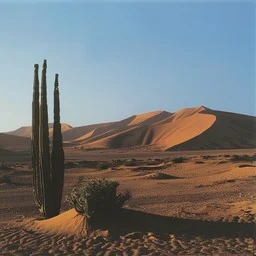
#> input picture class2/desert.jpg, 256 x 256 px
$ python class2_hw.py
#> lines starting #> are read from the running program, lines starting #| are printed output that depends on the picture
import cv2
import os
import numpy


path = str(input("Enter the path of the image you would like to use: "))
#> the answer given: desert.jpg
image=cv2.imread(path)
#> image is the input picture: shape (256, 256, 3); mean B, G, R 120.9, 119, 115.2

choice = int(input("Choose one of the options:\nErode:1\nGaussianBlur:2\nMedian Blur:3\nBilateral BLur:4\nRotate:5\nWeighted Sum:6\nSubtraction:7\n : "))
#> the answer given: 1


kernel_size = numpy.ones((9,9),numpy.uint8)

def erode():
    eroded_image = cv2.erode(image,kernel_size)
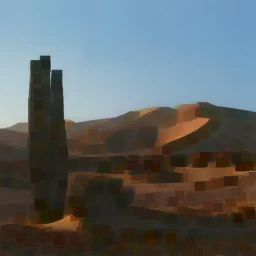
#> eroded_image: shape (256, 256, 3); mean B, G, R 101.8, 100.2, 93.6
    cv2.imshow("eroded image", eroded_image)

def gaussian_blur():
    gaussian_blurred_image = cv2.GaussianBlur(image,(9,9),0)
    cv2.imshow("gaussian blurred image", gaussian_blurred_image)

def median_blur():
    median_blurred_image = cv2.medianBlur(image,5)
    cv2.imshow("median blurred image", median_blurred_image)

def bilateral_blur():
    bilateral_filter_blur_image = cv2.bilateralFilter(image,4,70,70)
    cv2.imshow("Bilateral filter blurred image",bilateral_filter_blur_image)


def rotate():
    (row,column) =image.shape[:2]
    rotated = cv2.getRotationMatrix2D((column/2, row/2),180,1)
    rotated_image = cv2.warpAffine(image,rotated,(row,column))
    cv2.imshow("rotated image",rotated_image)

def weighted_sum():
    path2 = str(input("Enter the path of the second image you would like to use"))
    image2=cv2.imread(path)

    combined_image = cv2.addWeighted(image,0.5,image2,0.5,0)
    cv2.imshow("combined image",combined_image)


def subraction():
    path2 = str(input("Enter the path of the second image you would like to use"))
    image2=cv2.imread(path)
    subtracted_image = cv2.subtract(image,image2)
    subtracted_image2 = cv2.subtract(image2,image)

    cv2.imshow("image 1 - image 2",subtracted_image)
    cv2.imshow("image 2 - image 1",subtracted_image2)


if choice==1:
    erode()
if choice==2:
    gaussian_blur()
if choice==3:
    median_blur()
if choice==4:
    bilateral_blur()
if choice==5:
    rotate()
if choice==6:
    weighted_sum()
if choice==7:
    subraction()
cv2.waitKey(0)
cv2.destroyAllWindows()
